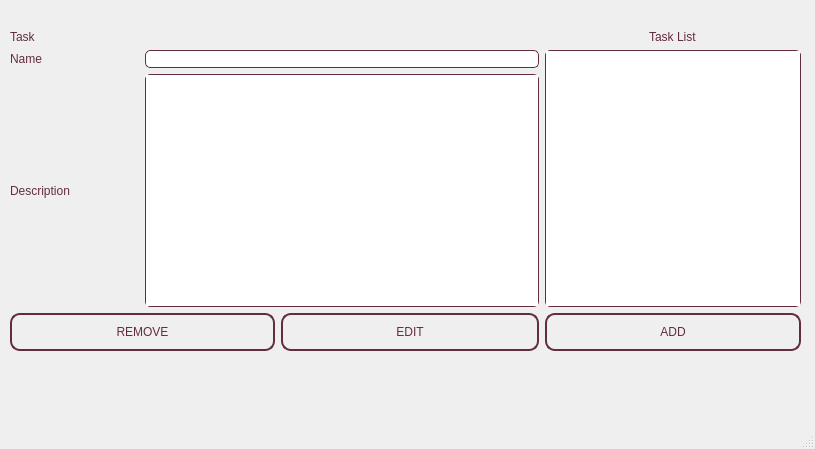
<?xml version="1.0" encoding="UTF-8"?>
<ui version="4.0">
 <class>taskwindow</class>
 <widget class="QMainWindow" name="taskwindow">
  <property name="geometry">
   <rect>
    <x>0</x>
    <y>0</y>
    <width>815</width>
    <height>449</height>
   </rect>
  </property>
  <property name="windowTitle">
   <string>taskwindow</string>
  </property>
  <widget class="QWidget" name="centralwidget">
   <widget class="QWidget" name="layoutWidget">
    <property name="geometry">
     <rect>
      <x>10</x>
      <y>10</y>
      <width>791</width>
      <height>391</height>
     </rect>
    </property>
    <layout class="QGridLayout" name="taskgrid">
     <property name="topMargin">
      <number>20</number>
     </property>
     <property name="bottomMargin">
      <number>50</number>
     </property>
     <item row="2" column="0">
      <widget class="QLabel" name="description">
       <property name="styleSheet">
        <string notr="true">QLabel{
	font: 16pt &quot;High Tower Text&quot;;
	color: rgb(99, 45, 59);
}</string>
       </property>
       <property name="text">
        <string>Description</string>
       </property>
      </widget>
     </item>
     <item row="0" column="4" alignment="Qt::AlignHCenter">
      <widget class="QLabel" name="label_tasklist">
       <property name="styleSheet">
        <string notr="true">QLabel{
	font: 25pt &quot;Copperplate Gothic Light&quot;;
	color: rgb(99, 45, 59);
}</string>
       </property>
       <property name="text">
        <string>Task List</string>
       </property>
      </widget>
     </item>
     <item row="0" column="0" colspan="4">
      <widget class="QLabel" name="tasks">
       <property name="styleSheet">
        <string notr="true">QLabel{
	font: 25pt &quot;Copperplate Gothic Light&quot;;
	color: rgb(99, 45, 59);
}</string>
       </property>
       <property name="text">
        <string>Task</string>
       </property>
      </widget>
     </item>
     <item row="2" column="1" colspan="3">
      <widget class="QTextEdit" name="taskdescription">
       <property name="styleSheet">
        <string notr="true">QTextEdit{
	font: 13pt &quot;High Tower Text&quot;;
	color: rgb(99, 45, 59);
	border-radius: 5px;
	border: 1px solid #632d3b;
}</string>
       </property>
      </widget>
     </item>
     <item row="1" column="0">
      <widget class="QLabel" name="tasktitle">
       <property name="styleSheet">
        <string notr="true">QLabel{
	font: 16pt &quot;High Tower Text&quot;;
	color: rgb(99, 45, 59);
}</string>
       </property>
       <property name="text">
        <string>Name</string>
       </property>
      </widget>
     </item>
     <item row="1" column="1" colspan="3">
      <widget class="QLineEdit" name="taskname">
       <property name="styleSheet">
        <string notr="true">QLineEdit{
font: 13pt &quot;High Tower Text&quot;;
	color: rgb(99, 45, 59);
	border-radius: 5px;
	border: 1px solid #632d3b;
}</string>
       </property>
       <property name="text">
        <string/>
       </property>
      </widget>
     </item>
     <item row="1" column="4" rowspan="2">
      <widget class="QListWidget" name="tasklist">
       <property name="sizePolicy">
        <sizepolicy hsizetype="Preferred" vsizetype="Expanding">
         <horstretch>0</horstretch>
         <verstretch>0</verstretch>
        </sizepolicy>
       </property>
       <property name="styleSheet">
        <string notr="true">QListWidget{
	font: 13pt &quot;High Tower Text&quot;;
	color: rgb(99, 45, 59);
	border-radius: 5px;
	border: 1px solid #632d3b;
}</string>
       </property>
      </widget>
     </item>
     <item row="3" column="4">
      <widget class="QPushButton" name="addtask">
       <property name="styleSheet">
        <string notr="true">QPushButton{
	color: rgb(99, 45, 59);
	font: 13pt &quot;High Tower Text&quot;;
	background: transparent;
	border: 2px solid #632d3b;
	border-radius: 10px;
	padding: 10px 20px;
}
QPushButton:hover{
	background: rgba(255, 255, 255, 0.2)
}
QPushButton:pressed{
	background: rgba(255, 255, 255, 0.1)
}</string>
       </property>
       <property name="text">
        <string>ADD</string>
       </property>
      </widget>
     </item>
     <item row="3" column="2" colspan="2">
      <widget class="QPushButton" name="edittask">
       <property name="sizePolicy">
        <sizepolicy hsizetype="Preferred" vsizetype="Preferred">
         <horstretch>0</horstretch>
         <verstretch>0</verstretch>
        </sizepolicy>
       </property>
       <property name="styleSheet">
        <string notr="true">QPushButton{
	color: rgb(99, 45, 59);
	font: 13pt &quot;High Tower Text&quot;;
	background: transparent;
	border: 2px solid #632d3b;
	border-radius: 10px;
	padding: 10px 20px;
}
QPushButton:hover{
	background: rgba(255, 255, 255, 0.2)
}
QPushButton:pressed{
	background: rgba(255, 255, 255, 0.1)
}</string>
       </property>
       <property name="text">
        <string>EDIT</string>
       </property>
      </widget>
     </item>
     <item row="3" column="0" colspan="2">
      <widget class="QPushButton" name="removetask">
       <property name="styleSheet">
        <string notr="true">QPushButton{
	color: rgb(99, 45, 59);
	font: 13pt &quot;High Tower Text&quot;;
	background: transparent;
	border: 2px solid #632d3b;
	border-radius: 10px;
	padding: 10px 20px;
}
QPushButton:hover{
	background: rgba(255, 255, 255, 0.2)
}
QPushButton:pressed{
	background: rgba(255, 255, 255, 0.1)
}</string>
       </property>
       <property name="text">
        <string>REMOVE</string>
       </property>
      </widget>
     </item>
    </layout>
   </widget>
  </widget>
  <widget class="QMenuBar" name="menubar">
   <property name="geometry">
    <rect>
     <x>0</x>
     <y>0</y>
     <width>815</width>
     <height>20</height>
    </rect>
   </property>
  </widget>
  <widget class="QStatusBar" name="statusbar"/>
 </widget>
 <resources/>
 <connections/>
</ui>
